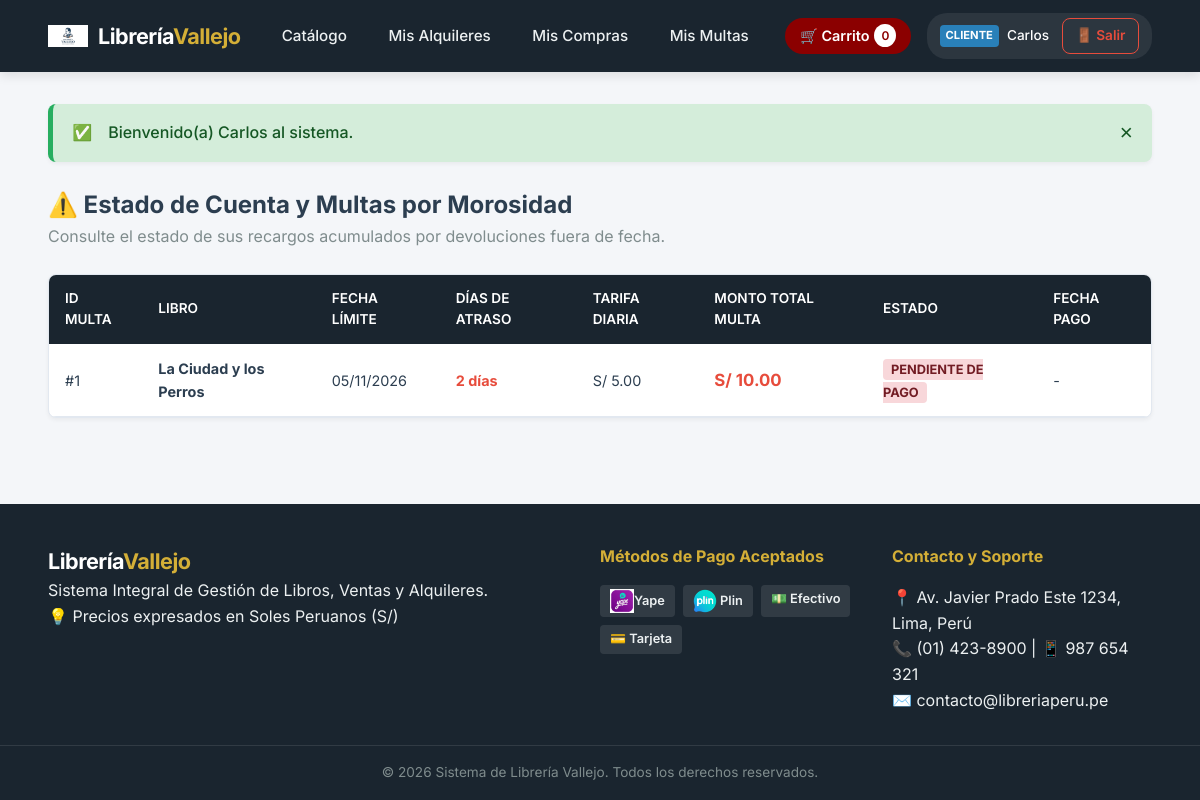
Page /modulos/cliente/mis_multas.php (signed in) on the committed database.
### tables this page shows
CREATE TABLE `multas` (
  `id_multa` int(11) NOT NULL,
  `id_alquiler` int(11) NOT NULL,
  `dias_atraso` int(11) NOT NULL DEFAULT '0',
  `monto_diario` decimal(10,2) NOT NULL DEFAULT '5.00',
  `monto_total` decimal(10,2) NOT NULL DEFAULT '0.00',
  `estado` enum('Pendiente','Pagada') NOT NULL DEFAULT 'Pendiente',
  `fecha_pago` datetime DEFAULT NULL
);

CREATE TABLE `libros` (
  `id_libro` int(11) NOT NULL,
  `id_categoria` int(11) NOT NULL,
  `id_autor` int(11) NOT NULL,
  `id_editorial` int(11) NOT NULL,
  `id_proveedor` int(11) NOT NULL,
  `titulo` varchar(200) NOT NULL,
  `isbn` varchar(30) NOT NULL,
  `precio_venta` decimal(10,2) NOT NULL DEFAULT '0.00',
  `precio_alquiler` decimal(10,2) NOT NULL DEFAULT '0.00',
  `stock` int(11) NOT NULL DEFAULT '0',
  `portada` varchar(255) DEFAULT 'img/no-cover.png.jpg',
  `fecha_publicacion` date DEFAULT NULL,
  `estado` enum('DISPONIBLE','AGOTADO','DESCONTINUADO') NOT NULL DEFAULT 'DISPONIBLE'
);

CREATE TABLE `alquileres` (
  `id_alquiler` int(11) NOT NULL,
  `id_usuario` int(11) NOT NULL,
  `id_libro` int(11) NOT NULL,
  `fecha_inicio` date NOT NULL,
  `fecha_dev_esperada` date NOT NULL,
  `fecha_dev_real` date DEFAULT NULL,
  `monto_alquiler` decimal(10,2) NOT NULL DEFAULT '0.00',
  `metodo_pago` enum('EFECTIVO','YAPE','PLIN','TARJETA','TRANSFERENCIA') NOT NULL DEFAULT 'EFECTIVO',
  `num_operacion` varchar(50) DEFAULT NULL,
  `estado` enum('En Alquiler','Devuelto','Con Demora') NOT NULL DEFAULT 'En Alquiler'
);

### modulos/cliente/mis_multas.php (the view, shortened to what this page needs)
<?php
require_once __DIR__ . '/../../config/conexion.php';
$id_usuario_logueado = (int)$_SESSION['usuario_id'];
$sql_mis_multas = "SELECT m.*, l.titulo AS libro_titulo, a.fecha_dev_esperada, a.fecha_dev_real
                   FROM multas m
                   INNER JOIN alquileres a ON m.id_alquiler = a.id_alquiler
                   INNER JOIN libros l ON a.id_libro = l.id_libro
                   WHERE a.id_usuario = $id_usuario_logueado
                   ORDER BY m.id_multa DESC";
$res_mis_multas = mysqli_query($conexion, $sql_mis_multas);
include_once __DIR__ . '/../../includes/header.php';
?>
<div style="margin-bottom: 1.5rem;">
    <h2>⚠️ Estado de Cuenta y Multas por Morosidad</h2>
    <p style="color: var(--text-muted);">Consulte el estado de sus recargos acumulados por devoluciones fuera de fecha.</p>
</div>
<div class="table-responsive">
    <table class="tabla-custom">
        <thead>
            <tr>
                <th>ID Multa</th>
                <th>Libro</th>
                <th>Fecha Límite</th>
                <th>Días de Atraso</th>
                <th>Tarifa Diaria</th>
                <th>Monto Total Multa</th>
                <th>Estado</th>
                <th>Fecha Pago</th>
            </tr>
        </thead>
        <tbody>
            <?php if (mysqli_num_rows($res_mis_multas) === 0): ?>
                <tr>
                    <td colspan="8" style="text-align: center;">¡Felicitaciones! No registra multas ni morosidades pendientes en su cuenta.</td>
                </tr>
            <?php else: ?>
                <?php while ($m = mysqli_fetch_assoc($res_mis_multas)): ?>
                    <tr>
                        <td>#<?php echo $m['id_multa']; ?></td>
                        <td><strong><?php echo htmlspecialchars($m['libro_titulo']); ?></strong></td>
                        <td><?php echo date('d/m/Y', strtotime($m['fecha_dev_esperada'])); ?></td>
                        <td><strong style="color: var(--danger);"><?php echo $m['dias_atraso']; ?> días</strong></td>
                        <td>S/ <?php echo number_format($m['monto_diario'], 2); ?></td>
                        <td><strong style="font-size: 1.05rem; color: var(--danger);">S/ <?php echo number_format($m['monto_total'], 2); ?></strong></td>
                        <td>
                            <?php if ($m['estado'] === 'Pendiente'): ?>
                                <span style="background-color: #f8d7da; color: #721c24; padding: 3px 8px; border-radius: 4px; font-weight: 700; font-size: 0.8rem;">PENDIENTE DE PAGO</span>
                            <?php else: ?>
                                <span style="background-color: #d4edda; color: #155724; padding: 3px 8px; border-radius: 4px; font-weight: 700; font-size: 0.8rem;">PAGADA / SALDADA</span>
                            <?php endif; ?>
                        </td>
                        <td><?php echo $m['fecha_pago'] ? date('d/m/Y H:i', strtotime($m['fecha_pago'])) : '-'; ?></td>
                    </tr>
                <?php endwhile; ?>
            <?php endif; ?>
        </tbody>
    </table>
</div>
<?php include_once __DIR__ . '/../../includes/footer.php'; ?>

### public/assets/css/style.css (style rules this page uses)
:root { --primary: #8b0000; --primary-hover: #660000; --secondary: #1a252f; --accent: #d4af37; --bg-light: #f4f6f9; --bg-card: #ffffff; --text-dark: #2c3e50; --text-muted: #7f8c8d; --border-color: #e2e8f0; --success: #27ae60; --danger: #e74c3c; --warning: #f39c12; --info: #2980b9; --shadow-sm: 0 2px 4px rgba(0,0,0,0.05); --shadow-md: 0 4px 10px rgba(0,0,0,0.1); --radius: 8px; --transition: all 0.25s ease-in-out; }
* { margin: 0; padding: 0; box-sizing: border-box; }
body { font-family: 'Inter', -apple-system, BlinkMacSystemFont, "Segoe UI", Roboto, sans-serif; background-color: var(--bg-light); color: var(--text-dark); line-height: 1.6; display: flex; flex-direction: column; min-height: 100vh; }
.table-responsive { width: 100%; overflow-x: auto; background-color: var(--bg-card); border-radius: var(--radius); box-shadow: var(--shadow-sm); border: 1px solid var(--border-color); margin-bottom: 1.5rem; }
.tabla-custom { width: 100%; border-collapse: collapse; text-align: left; }
.tabla-custom th { background-color: var(--secondary); color: #fff; padding: 0.8rem 1rem; font-weight: 600; font-size: 0.85rem; text-transform: uppercase; }
.tabla-custom td { padding: 0.8rem 1rem; border-bottom: 1px solid var(--border-color); font-size: 0.9rem; }

### rows in the picture
multas: id_multa "1", libros.titulo "La Ciudad y los Perros", id_alquiler.fecha_dev_esperada "05/11/2026", dias_atraso "2", monto_diario "5.00", monto_total "10.00", estado "PENDIENTE DE PAGO"

### other values in the picture
$cant_carrito "0"
$usuario_actual['rol'] "CLIENTE"
$usuario_actual['nombre'] "Carlos"
$mensaje "Bienvenido(a) Carlos al sistema."
